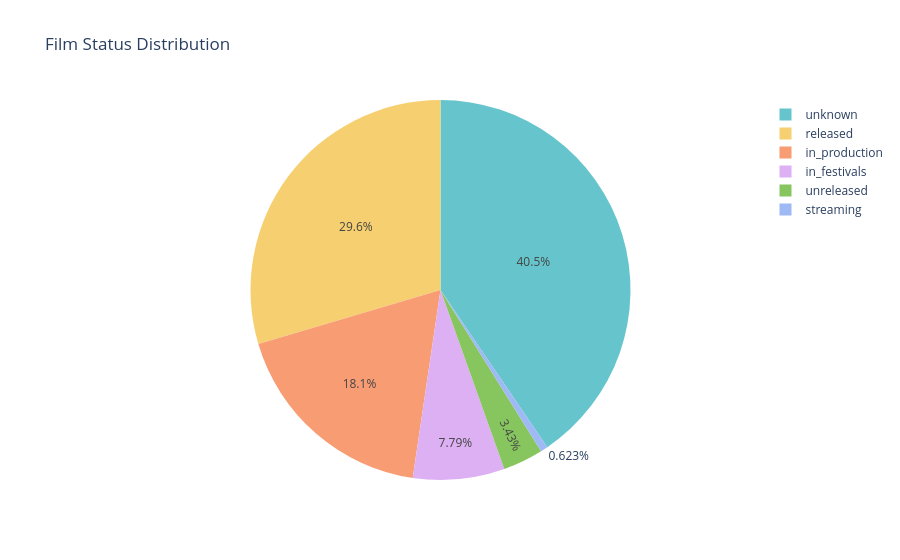

Notebook source saved alongside this figure:
### Markdown cell above
## 7. Distribution & Status

Understanding the current status of Dominican productions — how many have been released, are in production, on streaming platforms, etc.

### Code cell
# Status distribution
status_counts = df['status'].value_counts()

fig = px.pie(
    values=status_counts.values,
    names=status_counts.index,
    title='Film Status Distribution',
    color_discrete_sequence=px.colors.qualitative.Pastel
)
fig.show()

### Figure 1 — Plotly figure (JSON) as saved in the notebook; plotly's stock layout.template omitted (floating-point values rounded to 4 significant figures)
{"data": [{"domain": {"x": [0, 1], "y": [0, 1]}, "hovertemplate": "label=%{label}<br>value=%{value}<extra></extra>", "labels": ["unknown", "released", "in_production", "in_festivals", "unreleased", "streaming"], "legendgroup": "", "name": "", "showlegend": true, "type": "pie", "values": [130, 95, 58, 25, 11, 2]}], "layout": {"legend": {"tracegroupgap": 0}, "piecolorway": ["rgb(102, 197, 204)", "rgb(246, 207, 113)", "rgb(248, 156, 116)", "rgb(220, 176, 242)", "rgb(135, 197, 95)", "rgb(158, 185, 243)", "rgb(254, 136, 177)", "rgb(201, 219, 116)", "rgb(139, 224, 164)", "rgb(180, 151, 231)", "rgb(179, 179, 179)"], "title": {"text": "Film Status Distribution"}}}
